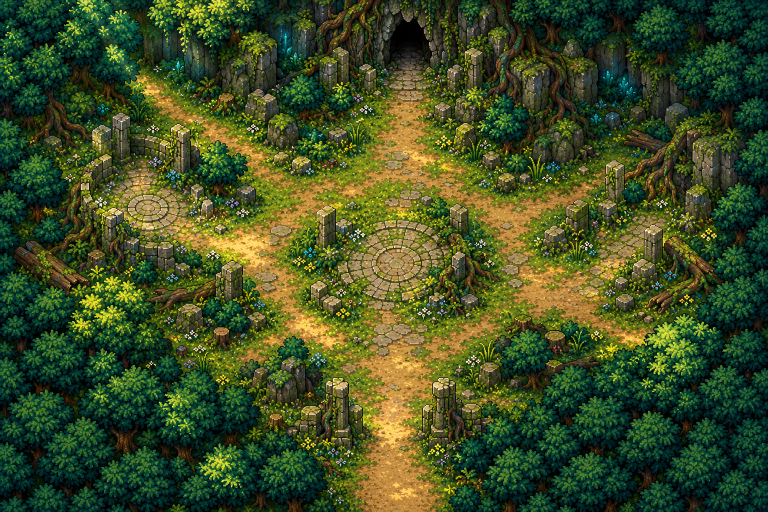
#> input picture assets/concepts/environments/star-circling-forest-intro-map-redline-base-v1.png, 1536 x 1024 px (shown at 1/2 size)
$ python generate-ancient-forest-walkability.py
#> lines starting #> are read from the running program, lines starting #| are printed output that depends on the picture; after the words box and inside, x2 and y2 are one past the last pixel; in counts of white or black regions, pixels touching at a corner belong together
#!/usr/bin/env python3
"""Extract the Ancient Forest floor from the user's aligned red annotation."""

import argparse
from collections import deque
import hashlib
import json
from pathlib import Path

from PIL import Image, ImageChops, ImageDraw, ImageFilter


ROOT = Path(__file__).resolve().parents[1]
BACKGROUND = ROOT / "assets/concepts/environments/star-circling-forest-intro-map-redline-base-v1.png"
ANNOTATED = ROOT / "docs/references/star-circling-forest-intro-walk-boundary-red-v1.png"
MASK = ROOT / "assets/environments/ancient-forest/ancient-forest-walkability-red-v1.png"
DATA = ROOT / "assets/environments/ancient-forest/ancient-forest-walkability-v1.rle.json"
OVERLAY = ROOT / "docs/screenshots/ancient-forest-walkability-overlay-v1.png"
WIDTH, HEIGHT = 1536, 1024
BACKGROUND_SHA256 = "798449ea85e769878b40891a3d3bc48964f8fbd45d62cd98e1e65725016697c6"
ANNOTATED_SHA256 = "8e09c307dda2a3addde857a532c651b3174cb4c27ba85214829080968ae96187"
SEED = (780, 850)
WALKABLE = {
    "spawn": (780, 900),
    "village-road": (780, 1018),
    "central-plaza": (780, 550),
    "left-ruin": (290, 405),
    "upper-left-dead-end": (310, 180),
    "right-turnback": (1320, 420),
    "cave": (825, 90),
}
BLOCKED = {
    "outer-forest": (50, 50),
    "left-island": (650, 430),
    "central-root-island": (925, 520),
    "right-forest": (1410, 560),
    "outside-village-road": (620, 1018),
    "outside-cave": (880, 90),
}


def sha256(path: Path) -> str:
    return hashlib.sha256(path.read_bytes()).hexdigest()


def extract() -> tuple[Image.Image, dict, Image.Image]:
    if sha256(BACKGROUND) != BACKGROUND_SHA256 or sha256(ANNOTATED) != ANNOTATED_SHA256:
        raise ValueError("The approved forest backdrop or user redline has changed")
    background = Image.open(BACKGROUND).convert("RGB")
#> background is the input picture: PIL image 1536x1024 RGB; mean R, G, B 63.7, 78.4, 36.4
    annotated = Image.open(ANNOTATED).convert("RGB")
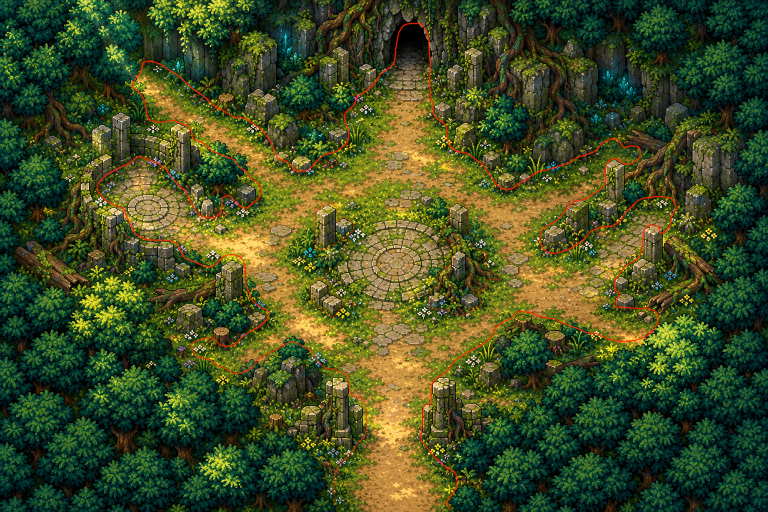
#> input picture docs/references/star-circling-forest-intro-walk-boundary-red-v1.png, 1536 x 1024 px (shown at 1/2 size)
    if background.size != (WIDTH, HEIGHT) or annotated.size != (WIDTH, HEIGHT):
        raise ValueError("Forest backdrop and annotation must both be native 1536x1024")

    # These images match pixel-for-pixel outside the painted annotation.
    # Include the faint antialiased fringe of the red stroke so tiny raster
    # sampling gaps do not connect the intended floor to the outer forest.
    differences = ImageChops.difference(annotated, background)
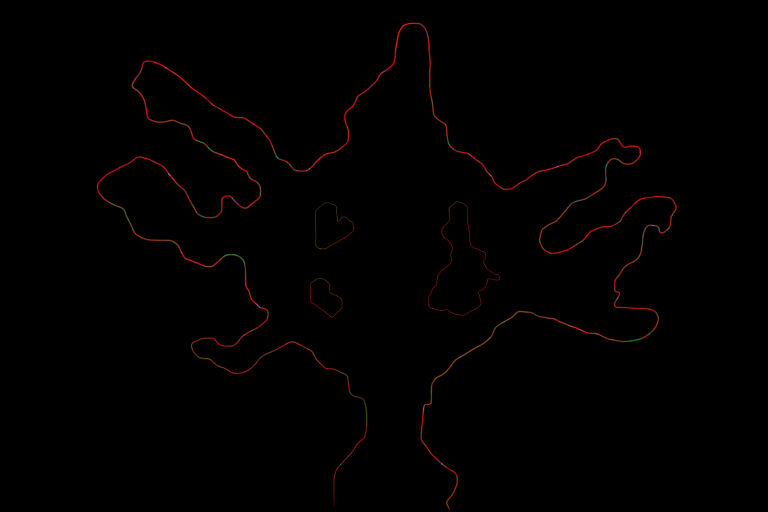
#> differences: PIL image 1536x1024 RGB (shown at 1/2 size); mean R, G, B 1.5, 0.4, 0.3
    diff_bytes = differences.tobytes()
    changed = bytes(255 if diff_bytes[index] or diff_bytes[index + 1] or diff_bytes[index + 2] else 0
                    for index in range(0, len(diff_bytes), 3))
    if not 28_000 <= changed.count(255) <= 31_000:
        raise ValueError("Unexpected red-annotation pixel count")
    boundary = Image.frombytes("L", (WIDTH, HEIGHT), changed).filter(ImageFilter.MaxFilter(3))
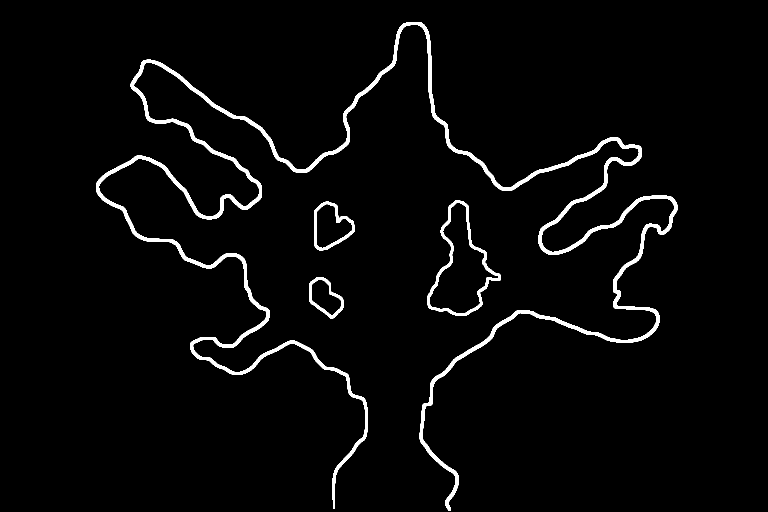
#> boundary: PIL image 1536x1024 L (shown at 1/2 size); 3% white; 4 white regions, box (x1, y1, x2, y2) and area: (192, 44, 1355, 1022) 40272, (855, 400, 1001, 632) 3606, (628, 403, 709, 502) 1595, (619, 555, 687, 637) 1218
    pen = ImageDraw.Draw(boundary)
    # Only the two traced banks end just shy of the bottom image edge.
    pen.line([(667, 1014), (667, 1023)], fill=255, width=3)
    pen.line([(899, 1020), (899, 1023)], fill=255, width=3)
    barrier = boundary.tobytes()

    inside = bytearray(WIDTH * HEIGHT)
    start = SEED[1] * WIDTH + SEED[0]
    if barrier[start]:
        raise ValueError("Forest seed lies on the red boundary")
    queue: deque[int] = deque([start])
    inside[start] = 1
    while queue:
        index = queue.popleft()
        x = index % WIDTH
        neighbors = (
            (index - 1, x > 0),
            (index + 1, x < WIDTH - 1),
            (index - WIDTH, index >= WIDTH),
            (index + WIDTH, index < WIDTH * (HEIGHT - 1)),
        )
        for neighbor, valid in neighbors:
            if valid and not barrier[neighbor] and not inside[neighbor]:
                inside[neighbor] = 1
                queue.append(neighbor)
    floor_count = sum(inside)
    if not 375_000 <= floor_count <= 381_000:
        raise ValueError(f"Forest flood fill escaped or lost a branch: {floor_count}")
    for name, (x, y) in WALKABLE.items():
        if not inside[y * WIDTH + x]:
            raise ValueError(f"Required red-interior point is blocked: {name} {x},{y}")
    for name, (x, y) in BLOCKED.items():
        if inside[y * WIDTH + x]:
            raise ValueError(f"Red-exterior or enclosed island is walkable: {name} {x},{y}")

    mask = Image.frombytes("L", (WIDTH, HEIGHT), bytes(255 * value for value in inside))
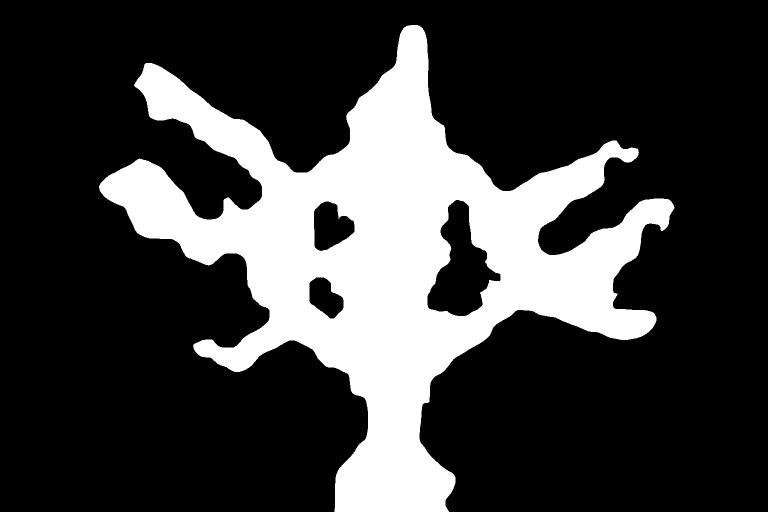
#> mask: PIL image 1536x1024 L (shown at 1/2 size); 24% white; 1 white region, box (x1, y1, x2, y2) and area: (198, 50, 1349, 1024) 378087
    rows: list[list[list[int]]] = []
    for y in range(HEIGHT):
        spans: list[list[int]] = []
        start_x = -1
        for x in range(WIDTH):
            walkable = bool(inside[y * WIDTH + x])
            if walkable and start_x < 0:
                start_x = x
            elif not walkable and start_x >= 0:
                spans.append([start_x, x])
                start_x = -1
        if start_x >= 0:
            spans.append([start_x, WIDTH])
        rows.append(spans)
    data = {
        "version": 1,
        "coordinateSpace": "ancient-forest-user-redline-native-raster",
        "sourceWidth": WIDTH,
        "sourceHeight": HEIGHT,
        "backgroundSha256": BACKGROUND_SHA256,
        "redlineSha256": ANNOTATED_SHA256,
        "walkablePixels": floor_count,
        "rows": rows,
    }
    tint = Image.new("RGBA", (WIDTH, HEIGHT), (20, 235, 110, 110))
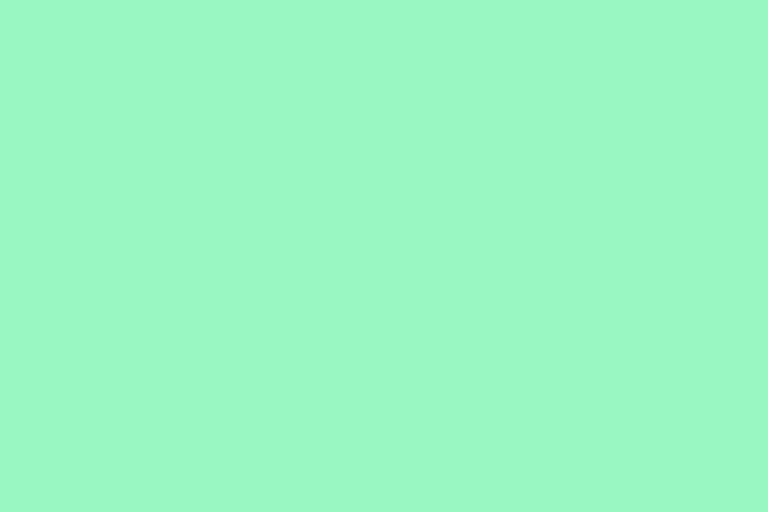
#> tint: PIL image 1536x1024 RGBA (shown at 1/2 size); mean R, G, B, A 20, 235, 110, 110; transparent parts drawn white
    clear = Image.new("RGBA", (WIDTH, HEIGHT), (0, 0, 0, 0))
#> clear: PIL image 1536x1024 RGBA; every value is 0
    overlay = Image.alpha_composite(annotated.convert("RGBA"), Image.composite(tint, clear, mask))
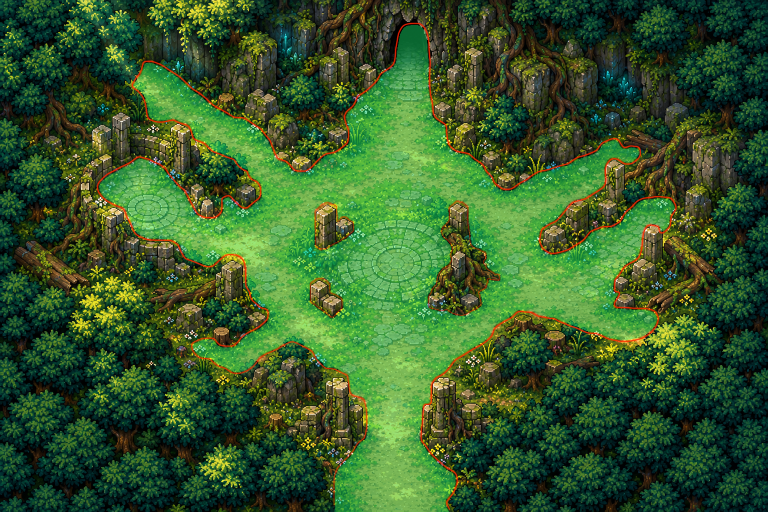
#> overlay: PIL image 1536x1024 RGBA (shown at 1/2 size); mean R, G, B, A 53.5, 89.8, 42.7, 255
    return mask, data, overlay


def main() -> None:
    parser = argparse.ArgumentParser()
    parser.add_argument("--check", action="store_true")
    args = parser.parse_args()
    mask, data, overlay = extract()
#> data = 8 items
    if args.check:
        if not MASK.exists() or Image.open(MASK).convert("L").tobytes() != mask.tobytes():
            raise SystemExit("Forest walkability mask is stale")
        if not DATA.exists() or json.loads(DATA.read_text()) != data:
            raise SystemExit("Forest walkability spans are stale")
    else:
        MASK.parent.mkdir(parents=True, exist_ok=True)
        OVERLAY.parent.mkdir(parents=True, exist_ok=True)
        mask.save(MASK)
        DATA.write_text(json.dumps(data, separators=(",", ":")) + "\n")
        overlay.save(OVERLAY)
    print(f"ancient forest redline OK: {WIDTH}x{HEIGHT}, {data['walkablePixels']} walkable pixels")
#| ancient forest redline OK: 1536x1024, 378087 walkable pixels


if __name__ == "__main__":
    main()
